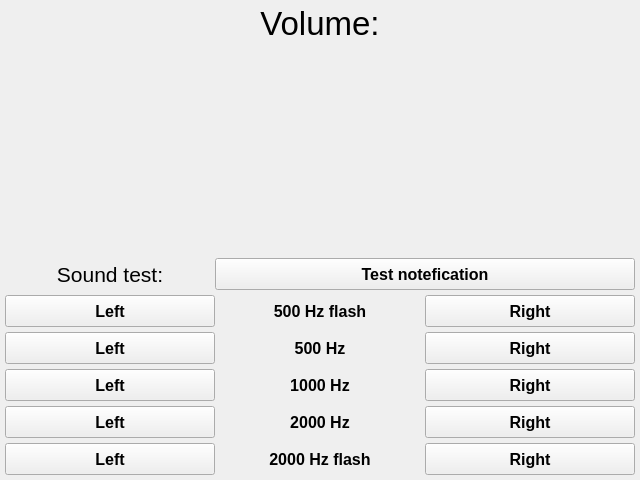
<?xml version="1.0" encoding="UTF-8"?>
<ui version="4.0">
 <class>SoundSettings</class>
 <widget class="QWidget" name="SoundSettings">
  <property name="geometry">
   <rect>
    <x>0</x>
    <y>0</y>
    <width>640</width>
    <height>480</height>
   </rect>
  </property>
  <property name="windowTitle">
   <string>Sound settings</string>
  </property>
  <layout class="QVBoxLayout" name="verticalLayout">
   <property name="spacing">
    <number>5</number>
   </property>
   <property name="leftMargin">
    <number>5</number>
   </property>
   <property name="topMargin">
    <number>5</number>
   </property>
   <property name="rightMargin">
    <number>5</number>
   </property>
   <property name="bottomMargin">
    <number>5</number>
   </property>
   <item>
    <widget class="QLabel" name="volumeLabel">
     <property name="font">
      <font>
       <pointsize>25</pointsize>
      </font>
     </property>
     <property name="text">
      <string>Volume:</string>
     </property>
     <property name="alignment">
      <set>Qt::AlignCenter</set>
     </property>
    </widget>
   </item>
   <item>
    <spacer name="verticalSpacer_2">
     <property name="orientation">
      <enum>Qt::Vertical</enum>
     </property>
     <property name="sizeHint" stdset="0">
      <size>
       <width>20</width>
       <height>40</height>
      </size>
     </property>
    </spacer>
   </item>
   <item>
    <widget class="SpinBoxNumber" name="volumeSpinBox" native="true">
     <property name="minimumSize">
      <size>
       <width>0</width>
       <height>50</height>
      </size>
     </property>
    </widget>
   </item>
   <item>
    <spacer name="verticalSpacer">
     <property name="orientation">
      <enum>Qt::Vertical</enum>
     </property>
     <property name="sizeHint" stdset="0">
      <size>
       <width>20</width>
       <height>40</height>
      </size>
     </property>
    </spacer>
   </item>
   <item>
    <widget class="QWidget" name="testsWidget" native="true">
     <layout class="QGridLayout" name="gridLayout">
      <property name="leftMargin">
       <number>0</number>
      </property>
      <property name="topMargin">
       <number>0</number>
      </property>
      <property name="rightMargin">
       <number>0</number>
      </property>
      <property name="bottomMargin">
       <number>0</number>
      </property>
      <property name="horizontalSpacing">
       <number>0</number>
      </property>
      <property name="verticalSpacing">
       <number>5</number>
      </property>
      <item row="0" column="0">
       <widget class="QLabel" name="label_5">
        <property name="font">
         <font>
          <pointsize>16</pointsize>
         </font>
        </property>
        <property name="text">
         <string>Sound test:</string>
        </property>
        <property name="alignment">
         <set>Qt::AlignCenter</set>
        </property>
       </widget>
      </item>
      <item row="0" column="1" colspan="2">
       <widget class="QPushButton" name="testNotificationsSoundButton">
        <property name="minimumSize">
         <size>
          <width>0</width>
          <height>32</height>
         </size>
        </property>
        <property name="font">
         <font>
          <pointsize>12</pointsize>
          <weight>75</weight>
          <bold>true</bold>
         </font>
        </property>
        <property name="text">
         <string>Test notefication</string>
        </property>
       </widget>
      </item>
      <item row="1" column="0">
       <widget class="QPushButton" name="test500HzFlashLeftButton">
        <property name="minimumSize">
         <size>
          <width>0</width>
          <height>32</height>
         </size>
        </property>
        <property name="font">
         <font>
          <pointsize>12</pointsize>
          <weight>75</weight>
          <bold>true</bold>
         </font>
        </property>
        <property name="text">
         <string>Left</string>
        </property>
        <property name="checkable">
         <bool>true</bool>
        </property>
       </widget>
      </item>
      <item row="1" column="1">
       <widget class="QLabel" name="label_4">
        <property name="font">
         <font>
          <pointsize>12</pointsize>
          <weight>75</weight>
          <bold>true</bold>
         </font>
        </property>
        <property name="text">
         <string>500 Hz flash</string>
        </property>
        <property name="alignment">
         <set>Qt::AlignCenter</set>
        </property>
       </widget>
      </item>
      <item row="1" column="2">
       <widget class="QPushButton" name="test500HzFlashRightButton">
        <property name="minimumSize">
         <size>
          <width>0</width>
          <height>32</height>
         </size>
        </property>
        <property name="font">
         <font>
          <pointsize>12</pointsize>
          <weight>75</weight>
          <bold>true</bold>
         </font>
        </property>
        <property name="text">
         <string>Right</string>
        </property>
        <property name="checkable">
         <bool>true</bool>
        </property>
       </widget>
      </item>
      <item row="2" column="0">
       <widget class="QPushButton" name="test500HzLeftButton">
        <property name="minimumSize">
         <size>
          <width>0</width>
          <height>32</height>
         </size>
        </property>
        <property name="font">
         <font>
          <pointsize>12</pointsize>
          <weight>75</weight>
          <bold>true</bold>
         </font>
        </property>
        <property name="text">
         <string>Left</string>
        </property>
        <property name="checkable">
         <bool>true</bool>
        </property>
       </widget>
      </item>
      <item row="2" column="1">
       <widget class="QLabel" name="label_3">
        <property name="font">
         <font>
          <pointsize>12</pointsize>
          <weight>75</weight>
          <bold>true</bold>
         </font>
        </property>
        <property name="text">
         <string>500 Hz</string>
        </property>
        <property name="alignment">
         <set>Qt::AlignCenter</set>
        </property>
       </widget>
      </item>
      <item row="2" column="2">
       <widget class="QPushButton" name="test500HzRightButton">
        <property name="minimumSize">
         <size>
          <width>0</width>
          <height>32</height>
         </size>
        </property>
        <property name="font">
         <font>
          <pointsize>12</pointsize>
          <weight>75</weight>
          <bold>true</bold>
         </font>
        </property>
        <property name="text">
         <string>Right</string>
        </property>
        <property name="checkable">
         <bool>true</bool>
        </property>
       </widget>
      </item>
      <item row="3" column="0">
       <widget class="QPushButton" name="test1000HzLeftButton">
        <property name="minimumSize">
         <size>
          <width>0</width>
          <height>32</height>
         </size>
        </property>
        <property name="font">
         <font>
          <pointsize>12</pointsize>
          <weight>75</weight>
          <bold>true</bold>
         </font>
        </property>
        <property name="text">
         <string>Left</string>
        </property>
        <property name="checkable">
         <bool>true</bool>
        </property>
       </widget>
      </item>
      <item row="3" column="1">
       <widget class="QLabel" name="label_2">
        <property name="font">
         <font>
          <pointsize>12</pointsize>
          <weight>75</weight>
          <bold>true</bold>
         </font>
        </property>
        <property name="text">
         <string>1000 Hz</string>
        </property>
        <property name="alignment">
         <set>Qt::AlignCenter</set>
        </property>
       </widget>
      </item>
      <item row="3" column="2">
       <widget class="QPushButton" name="test1000HzRightButton">
        <property name="minimumSize">
         <size>
          <width>0</width>
          <height>32</height>
         </size>
        </property>
        <property name="font">
         <font>
          <pointsize>12</pointsize>
          <weight>75</weight>
          <bold>true</bold>
         </font>
        </property>
        <property name="text">
         <string>Right</string>
        </property>
        <property name="checkable">
         <bool>true</bool>
        </property>
       </widget>
      </item>
      <item row="4" column="0">
       <widget class="QPushButton" name="test2000HzLeftButton">
        <property name="minimumSize">
         <size>
          <width>0</width>
          <height>32</height>
         </size>
        </property>
        <property name="font">
         <font>
          <pointsize>12</pointsize>
          <weight>75</weight>
          <bold>true</bold>
         </font>
        </property>
        <property name="text">
         <string>Left</string>
        </property>
        <property name="checkable">
         <bool>true</bool>
        </property>
       </widget>
      </item>
      <item row="4" column="1">
       <widget class="QLabel" name="label">
        <property name="font">
         <font>
          <pointsize>12</pointsize>
          <weight>75</weight>
          <bold>true</bold>
         </font>
        </property>
        <property name="text">
         <string>2000 Hz</string>
        </property>
        <property name="alignment">
         <set>Qt::AlignCenter</set>
        </property>
       </widget>
      </item>
      <item row="4" column="2">
       <widget class="QPushButton" name="test2000HzRightButton">
        <property name="minimumSize">
         <size>
          <width>0</width>
          <height>32</height>
         </size>
        </property>
        <property name="font">
         <font>
          <pointsize>12</pointsize>
          <weight>75</weight>
          <bold>true</bold>
         </font>
        </property>
        <property name="text">
         <string>Right</string>
        </property>
        <property name="checkable">
         <bool>true</bool>
        </property>
       </widget>
      </item>
      <item row="5" column="0">
       <widget class="QPushButton" name="test2000HzFlashLeftButton">
        <property name="minimumSize">
         <size>
          <width>0</width>
          <height>32</height>
         </size>
        </property>
        <property name="font">
         <font>
          <pointsize>12</pointsize>
          <weight>75</weight>
          <bold>true</bold>
         </font>
        </property>
        <property name="text">
         <string>Left</string>
        </property>
        <property name="checkable">
         <bool>true</bool>
        </property>
       </widget>
      </item>
      <item row="5" column="1">
       <widget class="QLabel" name="label_6">
        <property name="font">
         <font>
          <pointsize>12</pointsize>
          <weight>75</weight>
          <bold>true</bold>
         </font>
        </property>
        <property name="text">
         <string>2000 Hz flash</string>
        </property>
        <property name="alignment">
         <set>Qt::AlignCenter</set>
        </property>
       </widget>
      </item>
      <item row="5" column="2">
       <widget class="QPushButton" name="test2000HzFlashRightButton">
        <property name="minimumSize">
         <size>
          <width>0</width>
          <height>32</height>
         </size>
        </property>
        <property name="font">
         <font>
          <pointsize>12</pointsize>
          <weight>75</weight>
          <bold>true</bold>
         </font>
        </property>
        <property name="text">
         <string>Right</string>
        </property>
        <property name="checkable">
         <bool>true</bool>
        </property>
       </widget>
      </item>
     </layout>
    </widget>
   </item>
  </layout>
 </widget>
 <customwidgets>
  <customwidget>
   <class>SpinBoxNumber</class>
   <extends>QWidget</extends>
   <header>spinboxnumber.h</header>
   <container>1</container>
  </customwidget>
 </customwidgets>
 <resources/>
 <connections/>
</ui>
